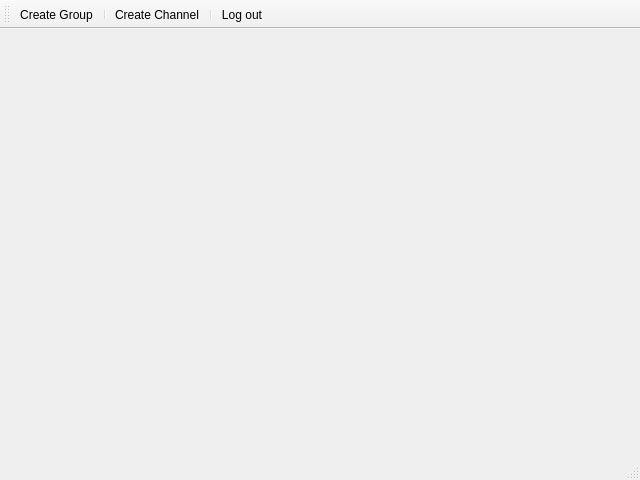
<?xml version="1.0" encoding="UTF-8"?>
<ui version="4.0">
 <class>interface</class>
 <widget class="QMainWindow" name="interface">
  <property name="geometry">
   <rect>
    <x>0</x>
    <y>0</y>
    <width>640</width>
    <height>480</height>
   </rect>
  </property>
  <property name="windowTitle">
   <string>MainWindow</string>
  </property>
  <widget class="QWidget" name="centralwidget">
   <layout class="QHBoxLayout" name="horizontalLayout_6">
    <item>
     <layout class="QHBoxLayout" name="horizentsl"/>
    </item>
   </layout>
  </widget>
  <widget class="QStatusBar" name="statusbar"/>
  <widget class="QToolBar" name="toolBar">
   <property name="windowTitle">
    <string>toolBar</string>
   </property>
   <attribute name="toolBarArea">
    <enum>TopToolBarArea</enum>
   </attribute>
   <attribute name="toolBarBreak">
    <bool>false</bool>
   </attribute>
   <addaction name="actionCreate_Group"/>
   <addaction name="separator"/>
   <addaction name="actionCreate_Channel"/>
   <addaction name="separator"/>
   <addaction name="actionLog_out"/>
  </widget>
  <action name="actionCreate_Channel">
   <property name="icon">
    <iconset resource="resource.qrc">
     <normaloff>:/rec/img/create channel.png</normaloff>:/rec/img/create channel.png</iconset>
   </property>
   <property name="text">
    <string>Create Channel</string>
   </property>
  </action>
  <action name="actionLog_out">
   <property name="icon">
    <iconset resource="resource.qrc">
     <normaloff>:/rec/img/logout.png</normaloff>:/rec/img/logout.png</iconset>
   </property>
   <property name="text">
    <string>Log out</string>
   </property>
  </action>
  <action name="actionCreate_Group">
   <property name="checkable">
    <bool>false</bool>
   </property>
   <property name="icon">
    <iconset resource="resource.qrc">
     <normaloff>:/rec/img/create group.png</normaloff>:/rec/img/create group.png</iconset>
   </property>
   <property name="text">
    <string>Create Group</string>
   </property>
  </action>
 </widget>
 <resources>
  <include location="resource.qrc"/>
 </resources>
 <connections/>
</ui>
